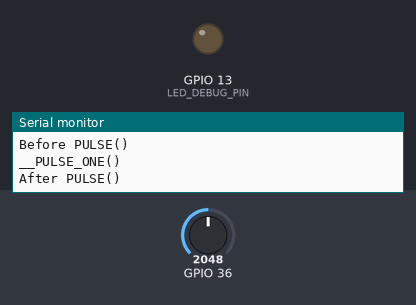
This sketch was run on a simulated ESP32. Shown: output pins drawn as LEDs (lit = HIGH), the last lines printed to the serial monitor. Inputs (shaded band) come from the test bench; at power-on: GPIO 36 = 2048.

Above: at 1.2 s.
At 6.72 s:
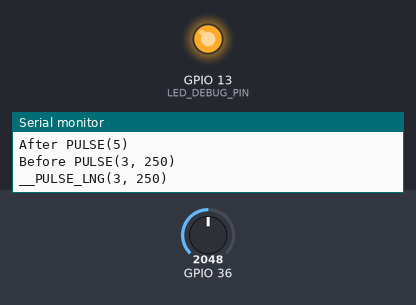
Timing chart, 0 to 11.9 s (numbered marks = the images above):
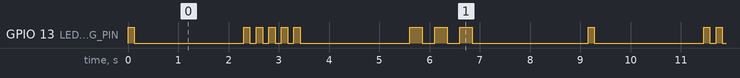

The sketch:

LedDebug_Ken.ino
```cpp
// This is optional, but set to false to disable
#define LED_DEBUG true

//#include <LedDebug.h>

#ifndef __LED_DEBUG__
#define __LED_DEBUG__

#if (!defined(LED_DEBUG) || LED_DEBUG)

#ifndef LED_DEBUG_PIN
#define LED_DEBUG_PIN     LED_BUILTIN
#endif

#ifndef LED_DEBUG_DELAY
#define LED_DEBUG_DELAY   50
#endif

#ifndef LED_DEBUG_LENGHT
#define LED_DEBUG_LENGHT  125
#endif

#define __PULSE_LNG(NUM, LENGHT)  Serial.printf("__PULSE_LNG(%d, %d)\n",NUM,LENGHT);\
  for(int __led_debug_count = 0; __led_debug_count < NUM; __led_debug_count++) {\
    digitalWrite(LED_DEBUG_PIN, HIGH);\
    delay(LENGHT);\
    digitalWrite(LED_DEBUG_PIN, LOW);\
    delay(LENGHT);\
  }\
  delay(LED_DEBUG_DELAY)

#define __PULSE_DEF(NUM)          Serial.printf("__PULSE_DEF(%d)\n",NUM);\
                                  __PULSE_LNG(NUM, LED_DEBUG_LENGHT)

#define __PULSE_ONE()             Serial.println("__PULSE_ONE()");\
                                  digitalWrite(LED_DEBUG_PIN, HIGH);\
  delay(LED_DEBUG_LENGHT);\
  digitalWrite(LED_DEBUG_PIN, LOW);\
  delay(LED_DEBUG_LENGHT);\
  delay(LED_DEBUG_DELAY)

#define __PULSE_X(x,NUM,LENGHT,MACRO, ...) pinMode(LED_DEBUG_PIN, OUTPUT);MACRO

#define PULSE(...)                __PULSE_X(,##__VA_ARGS__,\
    __PULSE_LNG(__VA_ARGS__),\
    __PULSE_DEF(__VA_ARGS__),\
    __PULSE_ONE(__VA_ARGS__)\
                                           )
#else
#define PULSE(...)
#endif
#endif // __LED_DEBUG__

// Set this to override the default value
#define LED_DEBUG_PIN 13

void setup() {
  // No setup required
  Serial.begin(9600);
  Serial.println(F("Starting LedDebug_Ken."));
}

void loop() {
  int val = analogRead(A0);

  Serial.println("Before PULSE()");
  // Emits one single pulse
  PULSE();
  Serial.println("After PULSE()");

  delay(2000);

  Serial.println("Before PULSE(5)");
  // Emits multiple pulses
  PULSE(5);
  Serial.println("After PULSE(5)");

  delay(2000);

  Serial.println("Before PULSE(3, 250)");
  // Emits multiple pulses of custom duration
  PULSE(3, 250);
  Serial.println("After PULSE(3, 250)");

  delay(2000);
}
```

Measured:
- by itself, GPIO 13 (LED_DEBUG_PIN): repeats every 9.2 s: LOW 2.2 s, 4 × (HIGH 0.13 s, LOW 0.13 s), HIGH 0.13 s, LOW 2.2 s, 2 × (HIGH 0.25 s, LOW 0.25 s), HIGH 0.25 s, LOW 2.3 s, HIGH 0.13 s
- by itself, everything shown: repeats every 9.2 s, in 18 steps
